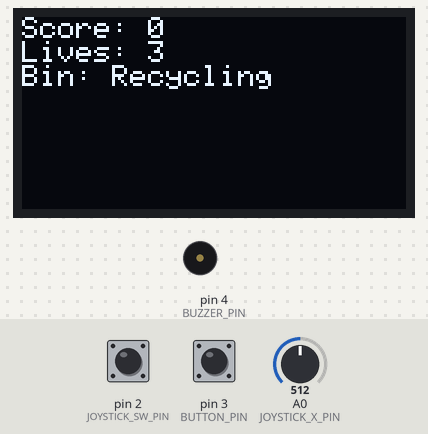
Bench run of a sketch on a simulated Arduino Uno, built with avr-gcc and run on an emulated ATmega328P. On the bench: 128×64 one-colour display, buzzer (waves = sounding). The inputs (shaded band) are chosen by the test bench; at power-on: pin 2 (JOYSTICK_SW_PIN) HIGH, A0 (JOYSTICK_X_PIN) = 512, pin 3 (BUTTON_PIN) HIGH. Random numbers use the default seed unless the sketch sets one.

Above: at 1.2 s.
1.3 s: pin 2 (JOYSTICK_SW_PIN) pulled LOW for 1 s
At 2.3 s:
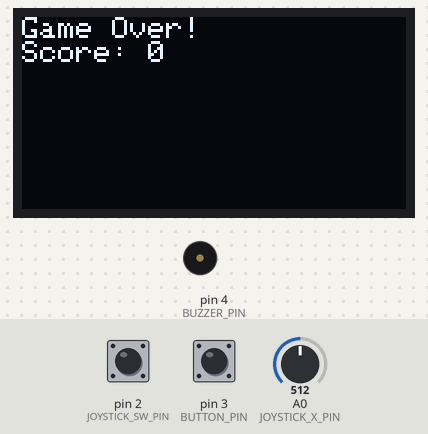
5.3 s: A0 (JOYSTICK_X_PIN) set to 760
6.8 s: A0 (JOYSTICK_X_PIN) set to 780
At 8.1 s:
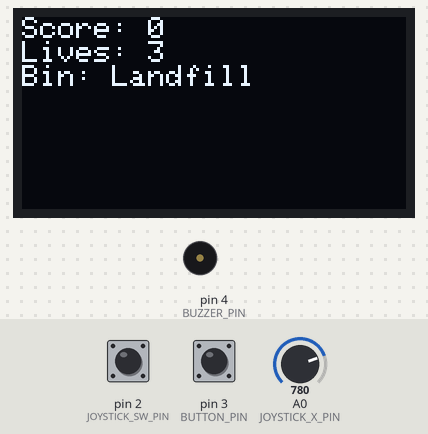
8.4 s: pin 2 (JOYSTICK_SW_PIN) pulled LOW for 0.15 s
At 9.5 s:
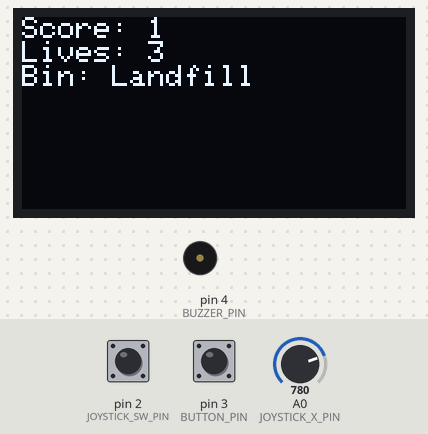
10.2 s: A0 (JOYSTICK_X_PIN) set to 269
11.7 s: A0 (JOYSTICK_X_PIN) set to 241
At 13.0 s:
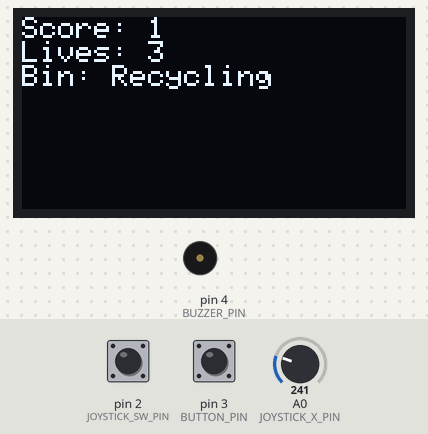
Timing chart, 0 to 14.4 s (numbered marks = the images above; inputs shaded):
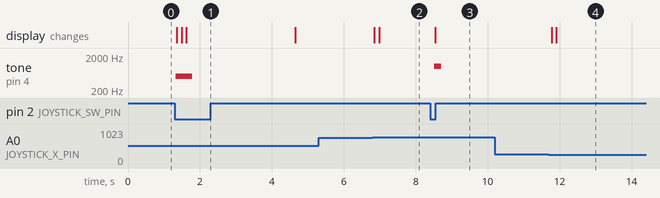

The sketch:

Garbage_Catcher.ino
```cpp
// Claude AI helped write this file

#include <Wire.h>
#include <Adafruit_GFX.h>
#include <Adafruit_SSD1306.h>

#define SCREEN_WIDTH 128
#define SCREEN_HEIGHT 64
#define OLED_RESET -1
#define SCREEN_ADDRESS 0x3C
Adafruit_SSD1306 display(SCREEN_WIDTH, SCREEN_HEIGHT, &Wire, OLED_RESET);

const int JOYSTICK_X_PIN = A0;
const int JOYSTICK_Y_PIN = A1;
const int JOYSTICK_SW_PIN = 2;
const int BUTTON_PIN = 3;
const int BUZZER_PIN = 4;

const int JOYSTICK_THRESHOLD = 256;
const int BIN_COUNT = 3;
const int MAX_LIVES = 3;

int score = 0;
int lives = MAX_LIVES;
int currentBin = 0;

void setup() {
  Serial.begin(9600);
  pinMode(JOYSTICK_SW_PIN, INPUT_PULLUP);
  pinMode(BUTTON_PIN, INPUT_PULLUP);
  pinMode(BUZZER_PIN, OUTPUT);

  if (!display.begin(SSD1306_SWITCHCAPVCC, SCREEN_ADDRESS)) {
    Serial.println(F("SSD1306 allocation failed"));
    for (;;);
  }
  display.clearDisplay();
  display.setTextColor(WHITE);
}

void loop() {
  int joystickX = analogRead(JOYSTICK_X_PIN);

  if (joystickX < JOYSTICK_THRESHOLD) {
    currentBin = max(currentBin - 1, 0);
  } else if (joystickX > 1023 - JOYSTICK_THRESHOLD) {
    currentBin = min(currentBin + 1, BIN_COUNT - 1);
  }

  if (digitalRead(JOYSTICK_SW_PIN) == LOW) {
    sortItem();
  }

  if (digitalRead(BUTTON_PIN) == LOW) {
    resetGame();
  }

  updateDisplay();
  delay(100);
}

void sortItem() {
  if (currentBin == getCorrectBin()) {
    score++;
    tone(BUZZER_PIN, 1000, 200);
  } else {
    lives--;
    tone(BUZZER_PIN, 500, 200);
    if (lives == 0) {
      gameOver();
    }
  }
}

int getCorrectBin() {
  // Placeholder function, replace with actual machine learning output
  return random(BIN_COUNT);
}

void resetGame() {
  score = 0;
  lives = MAX_LIVES;
}

void gameOver() {
  display.clearDisplay();
  display.setCursor(0, 0);
  display.println("Game Over!");
  display.print("Score: ");
  display.println(score);
  display.display();
  delay(3000);
  resetGame();
}

void updateDisplay() {
  display.clearDisplay();
  display.setCursor(0, 0);
  display.print("Score: ");
  display.println(score);
  display.print("Lives: ");
  display.println(lives);
  display.print("Bin: ");
  switch (currentBin) {
    case 0:
      display.println("Recycling");
      break;
    case 1:
      display.println("Compost");
      break;
    case 2:
      display.println("Landfill");
      break;
  }
  display.display();
}
```

Measured:
- the behaviour switches between 767 and 768 on A0 (JOYSTICK_X_PIN) (found by bisection; images 1 and 2)
- the behaviour switches between 256 and 255 on A0 (JOYSTICK_X_PIN) (found by bisection; images 3 and 4)
- after the input at 1.3 s, tone on pin 4 (BUZZER_PIN): silent → 500 Hz at once, → silent 0.46 s later; the display: first changes after 0.06 s (image 1 shows a later state)
- after the input at 5.3 s, every drawn part: stays the same
- after the input at 6.8 s, the display: first changes after 0.05 s (image 2 shows a later state)
- after the input at 8.4 s, tone on pin 4 (BUZZER_PIN): silent → 1000 Hz after 0.11 s, → silent 0.20 s later; the display: changes after 0.14 s (image 3)
- after the input at 10.2 s, every drawn part: stays the same
- after the input at 11.7 s, the display: first changes after 0.08 s (image 4 shows a later state)
